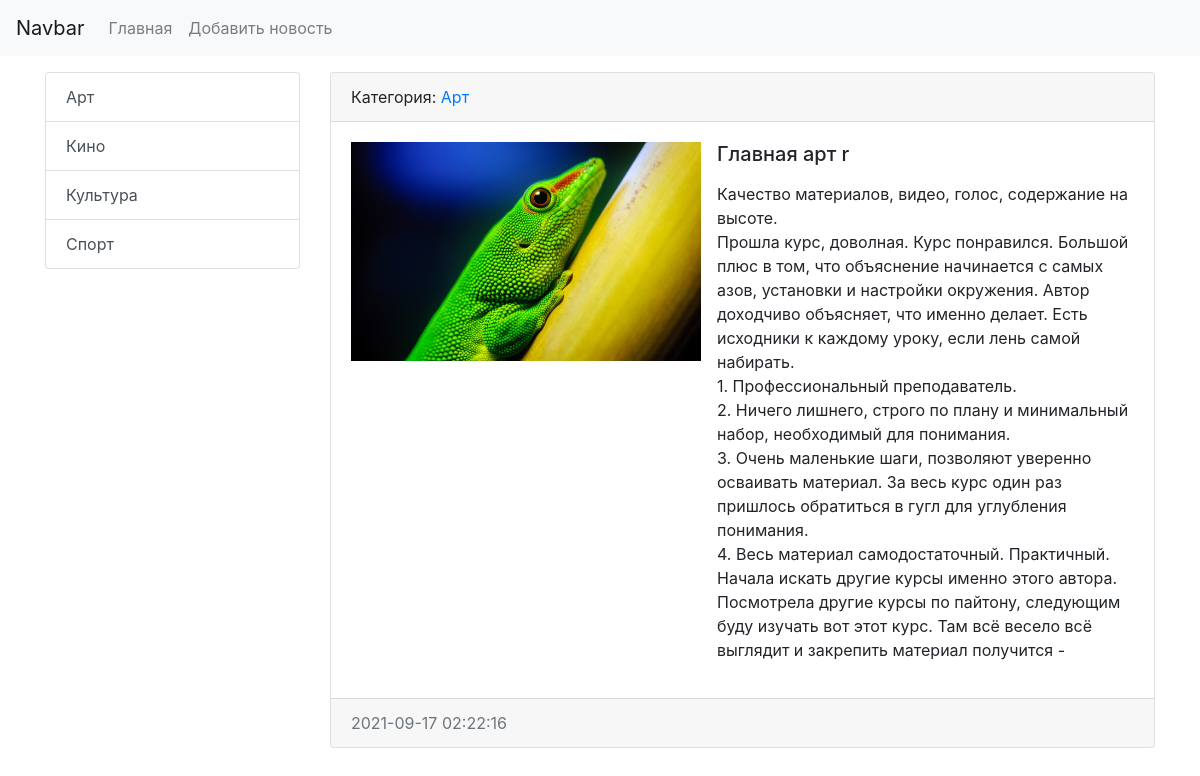
Page /news/14/ on the committed database.
### news/models.py (models this page shows, shortened)
class Category(models.Model):
    title = models.CharField(max_length=250, db_index=True, verbose_name='Категория')
    def get_absolute_url(self):
        return reverse('category', kwargs={'category_id': self.pk})
    def __str__(self):
        return self.title
    class Meta:
        verbose_name = 'Категория'
        verbose_name_plural = 'Список категорий'
        ordering = ['title']

class News(models.Model):
    title = models.CharField(max_length=250, verbose_name='Заголовок статьи')
    content = models.TextField(blank=True, verbose_name='Контент')
    created_at = models.DateTimeField(auto_now_add=True, verbose_name='Дата публикации')
    updated_at = models.DateTimeField(auto_now=True, verbose_name='Дата обновления')
    photo = models.ImageField(upload_to='photos/%Y/%m/%d/', blank=True, verbose_name='Изображение')
    is_published = models.BooleanField(default=True, verbose_name='Опубликовано')
    category = models.ForeignKey(Category, on_delete=models.PROTECT, verbose_name='Категория')
    class Meta:
        verbose_name = 'Новость'
        verbose_name_plural = 'Новости'
        ordering = ['-created_at', 'title']

### news/views.py (the view)
# urls.py: path('news/<int:pk>/', ViewNews.as_view(), name='view_news'),
class ViewNews(DetailView):
    model = News
    context_object_name = 'news_item'
    template_name = 'news/view_news.html'

### news/templatetags/news_tags.py (called while the page is built)
@register.simple_tag(name='get_list_categories')
def get_categories():
    return Category.objects.all()

@register.inclusion_tag('news/list_categories.html')
def show_categories(active_category_pk='-1'):
    categories = Category.objects.all()
    return {'categories': categories, 'active_category_pk': active_category_pk}

### news/templates/news/view_news.html (shortened to what this page needs)
{% extends "base.html" %}
{% block sidebar %}
{% include 'inc/_sidebar.html' %}
{% endblock sidebar %}
{% block content %}
            <div class="card mb-3">
                <div class="card-header">
                    Категория: <a href="{{ news_item.category.get_absolute_url }}">{{ news_item.category }}</a>
                </div>
                <div class="card-body">
                    <div class="media">
                        {% if news_item.photo %}
                            <img src="{{ news_item.photo.url }}" alt="" width="350" class="mr-3">
                        {% else %}
                            <img src="https://picsum.photos/id/1060/350/235/?blur=2" alt="" class="mr-3">
                        {% endif %}
                        <div class="media-body">
                            <h5 class="card-title">{{ news_item.title }}</h5>
                            <p class="card-text">{{ news_item.content|safe|linebreaks }}</p>
                        </div>
                    </div>
                </div>
                <div class="card-footer text-muted">
                    {{ news_item.created_at|date:"Y-m-d H:i:s" }}
                </div>
            </div>
{% endblock content %}

### news/templates/news/list_categories.html
<div class="list-group">
    {% for item in categories %}
        <a href="{{ item.get_absolute_url }}" class="list-group-item list-group-item-action {% if item.pk == active_category_pk %}active{% endif %}">{{ item.title }}</a>
    {% endfor %}
</div>

### rows in the picture
Category: title "Арт"
Category: title "Кино"
Category: title "Культура"
Category: title "Спорт"
News: category "Арт", photo (picture), title "Главная арт r", content "Качество материалов, видео, голос, содержание на высоте. Прошла курс, доволная. Курс понравился. Большой плюс в том, что объяснение начинается с самых азов, установки и настройки окружения. Автор доходчиво объясняет, что именно делает. Есть исходники к каждому уроку, если лень самой набирать. 1. Профессиональный преподаватель. 2. Ничего лишнего, строго по плану и минимальный набор, необходимый для понимания. 3. Очень маленькие шаги, позволяют уверенно осваивать материал. За весь курс один раз пришлось обратиться в гугл для углубления понимания. 4. Весь материал самодостаточный. Практичный. Начала искать другие курсы именно этого автора. Посмотрела другие курсы по пайтону, следующим буду…", created_at "2021-09-17 02:22:16"
